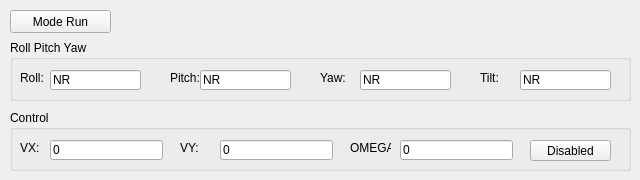
<?xml version="1.0" encoding="UTF-8"?>
<ui version="4.0">
 <class>Mode_run</class>
 <widget class="QWidget" name="Mode_run">
  <property name="geometry">
   <rect>
    <x>0</x>
    <y>0</y>
    <width>640</width>
    <height>180</height>
   </rect>
  </property>
  <property name="windowTitle">
   <string>Form</string>
  </property>
  <widget class="QGroupBox" name="groupBox_11">
   <property name="geometry">
    <rect>
     <x>10</x>
     <y>40</y>
     <width>621</width>
     <height>61</height>
    </rect>
   </property>
   <property name="title">
    <string>Roll Pitch Yaw</string>
   </property>
   <widget class="QLabel" name="label_47">
    <property name="geometry">
     <rect>
      <x>10</x>
      <y>30</y>
      <width>31</width>
      <height>16</height>
     </rect>
    </property>
    <property name="text">
     <string>Roll:</string>
    </property>
   </widget>
   <widget class="QLineEdit" name="txtBoxRoll">
    <property name="geometry">
     <rect>
      <x>40</x>
      <y>30</y>
      <width>91</width>
      <height>20</height>
     </rect>
    </property>
    <property name="text">
     <string>NR</string>
    </property>
    <property name="readOnly">
     <bool>true</bool>
    </property>
   </widget>
   <widget class="QLabel" name="label_48">
    <property name="geometry">
     <rect>
      <x>160</x>
      <y>30</y>
      <width>31</width>
      <height>16</height>
     </rect>
    </property>
    <property name="text">
     <string>Pitch:</string>
    </property>
   </widget>
   <widget class="QLineEdit" name="txtBoxPitch">
    <property name="geometry">
     <rect>
      <x>190</x>
      <y>30</y>
      <width>91</width>
      <height>20</height>
     </rect>
    </property>
    <property name="text">
     <string>NR</string>
    </property>
    <property name="readOnly">
     <bool>true</bool>
    </property>
   </widget>
   <widget class="QLabel" name="label_54">
    <property name="geometry">
     <rect>
      <x>310</x>
      <y>30</y>
      <width>31</width>
      <height>16</height>
     </rect>
    </property>
    <property name="text">
     <string>Yaw:</string>
    </property>
   </widget>
   <widget class="QLineEdit" name="txtBoxYaw">
    <property name="geometry">
     <rect>
      <x>350</x>
      <y>30</y>
      <width>91</width>
      <height>20</height>
     </rect>
    </property>
    <property name="text">
     <string>NR</string>
    </property>
    <property name="readOnly">
     <bool>true</bool>
    </property>
   </widget>
   <widget class="QLabel" name="label_79">
    <property name="geometry">
     <rect>
      <x>470</x>
      <y>30</y>
      <width>31</width>
      <height>16</height>
     </rect>
    </property>
    <property name="text">
     <string>Tilt:</string>
    </property>
   </widget>
   <widget class="QLineEdit" name="txtb_tilt_1">
    <property name="geometry">
     <rect>
      <x>510</x>
      <y>30</y>
      <width>91</width>
      <height>20</height>
     </rect>
    </property>
    <property name="text">
     <string>NR</string>
    </property>
    <property name="readOnly">
     <bool>true</bool>
    </property>
   </widget>
  </widget>
  <widget class="QPushButton" name="btn_change_mode_run">
   <property name="geometry">
    <rect>
     <x>10</x>
     <y>10</y>
     <width>101</width>
     <height>23</height>
    </rect>
   </property>
   <property name="text">
    <string>Mode Run</string>
   </property>
  </widget>
  <widget class="QGroupBox" name="groupBox_12">
   <property name="geometry">
    <rect>
     <x>10</x>
     <y>110</y>
     <width>621</width>
     <height>61</height>
    </rect>
   </property>
   <property name="title">
    <string>Control</string>
   </property>
   <widget class="QLabel" name="label_61">
    <property name="geometry">
     <rect>
      <x>10</x>
      <y>30</y>
      <width>31</width>
      <height>16</height>
     </rect>
    </property>
    <property name="text">
     <string>VX:</string>
    </property>
   </widget>
   <widget class="QLineEdit" name="txtb_pidt_vx">
    <property name="geometry">
     <rect>
      <x>40</x>
      <y>30</y>
      <width>113</width>
      <height>20</height>
     </rect>
    </property>
    <property name="text">
     <string>0</string>
    </property>
    <property name="readOnly">
     <bool>true</bool>
    </property>
   </widget>
   <widget class="QLabel" name="label_62">
    <property name="geometry">
     <rect>
      <x>170</x>
      <y>30</y>
      <width>31</width>
      <height>16</height>
     </rect>
    </property>
    <property name="text">
     <string>VY:</string>
    </property>
   </widget>
   <widget class="QLineEdit" name="txtBoxVY">
    <property name="geometry">
     <rect>
      <x>210</x>
      <y>30</y>
      <width>113</width>
      <height>20</height>
     </rect>
    </property>
    <property name="text">
     <string>0</string>
    </property>
    <property name="readOnly">
     <bool>true</bool>
    </property>
   </widget>
   <widget class="QLabel" name="label_63">
    <property name="geometry">
     <rect>
      <x>340</x>
      <y>30</y>
      <width>41</width>
      <height>16</height>
     </rect>
    </property>
    <property name="text">
     <string>OMEGA:</string>
    </property>
   </widget>
   <widget class="QLineEdit" name="txtb_pidt_w">
    <property name="geometry">
     <rect>
      <x>390</x>
      <y>30</y>
      <width>113</width>
      <height>20</height>
     </rect>
    </property>
    <property name="text">
     <string>0</string>
    </property>
    <property name="readOnly">
     <bool>true</bool>
    </property>
   </widget>
   <widget class="QPushButton" name="btn_control_enable">
    <property name="geometry">
     <rect>
      <x>520</x>
      <y>30</y>
      <width>81</width>
      <height>21</height>
     </rect>
    </property>
    <property name="text">
     <string>Disabled</string>
    </property>
   </widget>
  </widget>
 </widget>
 <resources/>
 <connections/>
</ui>
